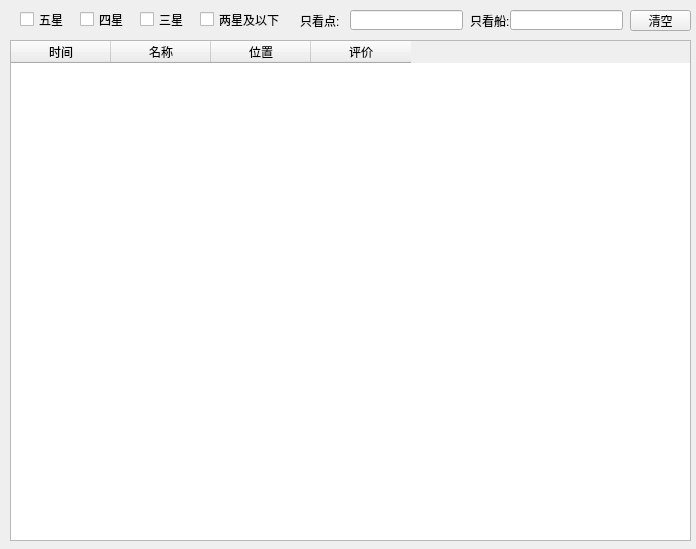
<?xml version="1.0" encoding="UTF-8"?>
<ui version="4.0">
 <class>Frame_count_ship</class>
 <widget class="QMainWindow" name="Frame_count_ship">
  <property name="geometry">
   <rect>
    <x>0</x>
    <y>0</y>
    <width>696</width>
    <height>549</height>
   </rect>
  </property>
  <property name="windowTitle">
   <string>出货统计</string>
  </property>
  <property name="windowIcon">
   <iconset>
    <normaloff>../Auto_JR_test/icon/icon.png</normaloff>../Auto_JR_test/icon/icon.png</iconset>
  </property>
  <widget class="QWidget" name="centralwidget">
   <widget class="QTableWidget" name="table_count_ship">
    <property name="geometry">
     <rect>
      <x>10</x>
      <y>40</y>
      <width>681</width>
      <height>501</height>
     </rect>
    </property>
    <column>
     <property name="text">
      <string>时间</string>
     </property>
    </column>
    <column>
     <property name="text">
      <string>名称</string>
     </property>
    </column>
    <column>
     <property name="text">
      <string>位置</string>
     </property>
    </column>
    <column>
     <property name="text">
      <string>评价</string>
     </property>
    </column>
   </widget>
   <widget class="QCheckBox" name="cb_count_5">
    <property name="geometry">
     <rect>
      <x>20</x>
      <y>10</y>
      <width>61</width>
      <height>19</height>
     </rect>
    </property>
    <property name="text">
     <string>五星</string>
    </property>
   </widget>
   <widget class="QCheckBox" name="cb_count_4">
    <property name="geometry">
     <rect>
      <x>80</x>
      <y>10</y>
      <width>61</width>
      <height>19</height>
     </rect>
    </property>
    <property name="text">
     <string>四星</string>
    </property>
   </widget>
   <widget class="QCheckBox" name="cb_count_3">
    <property name="geometry">
     <rect>
      <x>140</x>
      <y>10</y>
      <width>81</width>
      <height>19</height>
     </rect>
    </property>
    <property name="text">
     <string>三星</string>
    </property>
   </widget>
   <widget class="QCheckBox" name="cb_count_2">
    <property name="geometry">
     <rect>
      <x>200</x>
      <y>10</y>
      <width>101</width>
      <height>19</height>
     </rect>
    </property>
    <property name="text">
     <string>两星及以下</string>
    </property>
   </widget>
   <widget class="QLabel" name="label">
    <property name="geometry">
     <rect>
      <x>300</x>
      <y>10</y>
      <width>41</width>
      <height>21</height>
     </rect>
    </property>
    <property name="text">
     <string>只看点:</string>
    </property>
   </widget>
   <widget class="QLineEdit" name="ed_point">
    <property name="geometry">
     <rect>
      <x>350</x>
      <y>10</y>
      <width>113</width>
      <height>20</height>
     </rect>
    </property>
   </widget>
   <widget class="QLabel" name="label_2">
    <property name="geometry">
     <rect>
      <x>470</x>
      <y>10</y>
      <width>41</width>
      <height>21</height>
     </rect>
    </property>
    <property name="text">
     <string>只看船:</string>
    </property>
   </widget>
   <widget class="QLineEdit" name="ed_ship">
    <property name="geometry">
     <rect>
      <x>510</x>
      <y>10</y>
      <width>113</width>
      <height>20</height>
     </rect>
    </property>
   </widget>
   <widget class="QPushButton" name="bt_claen">
    <property name="geometry">
     <rect>
      <x>630</x>
      <y>10</y>
      <width>61</width>
      <height>21</height>
     </rect>
    </property>
    <property name="text">
     <string>清空</string>
    </property>
   </widget>
  </widget>
 </widget>
 <resources/>
 <connections/>
</ui>
